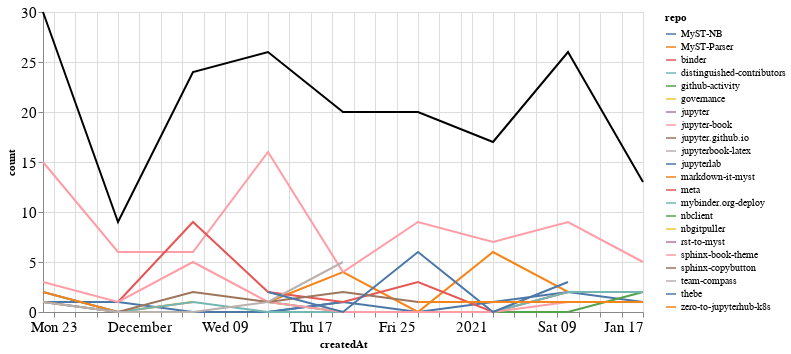

Notebook cell for this chart:
### Markdown cell above
### Comments

### Code cell
comments_time = comments.groupby('repo').resample('W', on='createdAt').count()['author'].reset_index()
comments_time = comments_time.rename(columns={'author': 'count'})
comments_time_total = comments_time.groupby('createdAt').agg({"count": "sum"}).reset_index()
ch1 = alt.Chart(comments_time, width=600).mark_line().encode(
    x='createdAt',
    y='count',
    color='repo',
    tooltip="repo"
)

ch2 = alt.Chart(comments_time_total, width=600).mark_line(color="black").encode(
    x='createdAt',
    y='count',
)

ch1 + ch2

### Figure 1 — Vega-Lite specification as saved in the notebook (floating-point values rounded to 4 significant figures)
{"config": {"axisLeft": {"labelFontSize": 15}, "axisBottom": {"labelFontSize": 15}}, "layer": [{"data": {"name": "data-5132cbc3c2c9699300dc70d87e6b32e1"}, "mark": "line", "encoding": {"color": {"type": "nominal", "field": "repo"}, "tooltip": {"type": "nominal", "field": "repo"}, "x": {"type": "temporal", "field": "createdAt"}, "y": {"type": "quantitative", "field": "count"}}, "width": 600}, {"data": {"name": "data-2f2c5db363c676d6ea760891cdd335d6"}, "mark": {"type": "line", "color": "black"}, "encoding": {"x": {"type": "temporal", "field": "createdAt"}, "y": {"type": "quantitative", "field": "count"}}, "width": 600}], "$schema": "https://vega.github.io/schema/vega-lite/v4.8.1.json", "datasets": {"data-5132cbc3c2c9699300dc70d87e6b32e1": [{"repo": "MyST-NB", "createdAt": "2020-11-22T00:00:00", "count": 2}, {"repo": "MyST-NB", "createdAt": "2020-11-29T00:00:00", "count": 0}, {"repo": "MyST-NB", "createdAt": "2020-12-06T00:00:00", "count": 0}, {"repo": "MyST-NB", "createdAt": "2020-12-13T00:00:00", "count": 0}, {"repo": "MyST-NB", "createdAt": "2020-12-20T00:00:00", "count": 1}, {"repo": "MyST-NB", "createdAt": "2020-12-27T00:00:00", "count": 0}, {"repo": "MyST-NB", "createdAt": "2021-01-03T00:00:00", "count": 1}, {"repo": "MyST-NB", "createdAt": "2021-01-10T00:00:00", "count": 2}, {"repo": "MyST-NB", "createdAt": "2021-01-17T00:00:00", "count": 1}, {"repo": "MyST-Parser", "createdAt": "2020-12-13T00:00:00", "count": 1}, {"repo": "MyST-Parser", "createdAt": "2020-12-20T00:00:00", "count": 4}, {"repo": "MyST-Parser", "createdAt": "2020-12-27T00:00:00", "count": 0}, {"repo": "MyST-Parser", "createdAt": "2021-01-03T00:00:00", "count": 6}, {"repo": "MyST-Parser", "createdAt": "2021-01-10T00:00:00", "count": 2}, {"repo": "MyST-Parser", "createdAt": "2021-01-17T00:00:00", "count": 2}, {"repo": "binder", "createdAt": "2020-11-22T00:00:00", "count": 1}, {"repo": "distinguished-contributors", "createdAt": "2020-12-20T00:00:00", "count": 1}, {"repo": "github-activity", "createdAt": "2020-12-13T00:00:00", "count": 1}, {"repo": "github-activity", "createdAt": "2020-12-20T00:00:00", "count": 0}, {"repo": "github-activity", "createdAt": "2020-12-27T00:00:00", "count": 0}, {"repo": "github-activity", "createdAt": "2021-01-03T00:00:00", "count": 0}, {"repo": "github-activity", "createdAt": "2021-01-10T00:00:00", "count": 0}, {"repo": "github-activity", "createdAt": "2021-01-17T00:00:00", "count": 2}, {"repo": "governance", "createdAt": "2020-11-22T00:00:00", "count": 1}, {"repo": "jupyter", "createdAt": "2020-12-20T00:00:00", "count": 1}, {"repo": "jupyter-book", "createdAt": "2020-11-22T00:00:00", "count": 15}, {"repo": "jupyter-book", "createdAt": "2020-11-29T00:00:00", "count": 6}, {"repo": "jupyter-book", "createdAt": "2020-12-06T00:00:00", "count": 6}, {"repo": "jupyter-book", "createdAt": "2020-12-13T00:00:00", "count": 16}, {"repo": "jupyter-book", "createdAt": "2020-12-20T00:00:00", "count": 4}, {"repo": "jupyter-book", "createdAt": "2020-12-27T00:00:00", "count": 9}, {"repo": "jupyter-book", "createdAt": "2021-01-03T00:00:00", "count": 7}, {"repo": "jupyter-book", "createdAt": "2021-01-10T00:00:00", "count": 9}, {"repo": "jupyter-book", "createdAt": "2021-01-17T00:00:00", "count": 5}, {"repo": "jupyter.github.io", "createdAt": "2021-01-10T00:00:00", "count": 2}, {"repo": "jupyterbook-latex", "createdAt": "2020-11-22T00:00:00", "count": 2}, {"repo": "jupyterlab", "createdAt": "2020-11-22T00:00:00", "count": 1}, {"repo": "jupyterlab", "createdAt": "2020-11-29T00:00:00", "count": 1}, {"repo": "jupyterlab", "createdAt": "2020-12-06T00:00:00", "count": 0}, {"repo": "jupyterlab", "createdAt": "2020-12-13T00:00:00", "count": 0}, {"repo": "jupyterlab", "createdAt": "2020-12-20T00:00:00", "count": 1}, {"repo": "markdown-it-myst", "createdAt": "2020-11-22T00:00:00", "count": 2}, {"repo": "markdown-it-myst", "createdAt": "2020-11-29T00:00:00", "count": 0}, {"repo": "markdown-it-myst", "createdAt": "2020-12-06T00:00:00", "count": 1}, {"repo": "meta", "createdAt": "2020-11-29T00:00:00", "count": 1}, {"repo": "meta", "createdAt": "2020-12-06T00:00:00", "count": 9}, {"repo": "meta", "createdAt": "2020-12-13T00:00:00", "count": 2}, {"repo": "meta", "createdAt": "2020-12-20T00:00:00", "count": 1}, {"repo": "meta", "createdAt": "2020-12-27T00:00:00", "count": 3}, {"repo": "meta", "createdAt": "2021-01-03T00:00:00", "count": 0}, {"repo": "meta", "createdAt": "2021-01-10T00:00:00", "count": 2}, {"repo": "mybinder.org-deploy", "createdAt": "2020-11-22T00:00:00", "count": 1}, {"repo": "mybinder.org-deploy", "createdAt": "2020-11-29T00:00:00", "count": 0}, {"repo": "mybinder.org-deploy", "createdAt": "2020-12-06T00:00:00", "count": 1}, {"repo": "mybinder.org-deploy", "createdAt": "2020-12-13T00:00:00", "count": 0}, {"repo": "mybinder.org-deploy", "createdAt": "2020-12-20T00:00:00", "count": 0}, {"repo": "mybinder.org-deploy", "createdAt": "2020-12-27T00:00:00", "count": 0}, {"repo": "mybinder.org-deploy", "createdAt": "2021-01-03T00:00:00", "count": 0}, {"repo": "mybinder.org-deploy", "createdAt": "2021-01-10T00:00:00", "count": 2}, {"repo": "mybinder.org-deploy", "createdAt": "2021-01-17T00:00:00", "count": 2}, {"repo": "nbclient", "createdAt": "2020-12-13T00:00:00", "count": 1}, {"repo": "nbgitpuller", "createdAt": "2021-01-10T00:00:00", "count": 2}, {"repo": "rst-to-myst", "createdAt": "2021-01-03T00:00:00", "count": 1}, {"repo": "sphinx-book-theme", "createdAt": "2020-11-22T00:00:00", "count": 3}, {"repo": "sphinx-book-theme", "createdAt": "2020-11-29T00:00:00", "count": 1}, {"repo": "sphinx-book-theme", "createdAt": "2020-12-06T00:00:00", "count": 5}, {"repo": "sphinx-book-theme", "createdAt": "2020-12-13T00:00:00", "count": 1}, {"repo": "sphinx-book-theme", "createdAt": "2020-12-20T00:00:00", "count": 0}, {"repo": "sphinx-book-theme", "createdAt": "2020-12-27T00:00:00", "count": 0}, {"repo": "sphinx-book-theme", "createdAt": "2021-01-03T00:00:00", "count": 0}, {"repo": "sphinx-book-theme", "createdAt": "2021-01-10T00:00:00", "count": 1}, {"repo": "sphinx-copybutton", "createdAt": "2020-11-22T00:00:00", "count": 1}, {"repo": "sphinx-copybutton", "createdAt": "2020-11-29T00:00:00", "count": 0}, {"repo": "sphinx-copybutton", "createdAt": "2020-12-06T00:00:00", "count": 2}, {"repo": "sphinx-copybutton", "createdAt": "2020-12-13T00:00:00", "count": 1}, {"repo": "sphinx-copybutton", "createdAt": "2020-12-20T00:00:00", "count": 2}, {"repo": "sphinx-copybutton", "createdAt": "2020-12-27T00:00:00", "count": 1}, {"repo": "sphinx-copybutton", "createdAt": "2021-01-03T00:00:00", "count": 1}, {"repo": "team-compass", "createdAt": "2020-11-22T00:00:00", "count": 1}, {"repo": "team-compass", "createdAt": "2020-11-29T00:00:00", "count": 0}, {"repo": "team-compass", "createdAt": "2020-12-06T00:00:00", "count": 0}, {"repo": "team-compass", "createdAt": "2020-12-13T00:00:00", "count": 1}, {"repo": "team-compass", "createdAt": "2020-12-20T00:00:00", "count": 5}, {"repo": "thebe", "createdAt": "2020-12-13T00:00:00", "count": 2}, {"repo": "thebe", "createdAt": "2020-12-20T00:00:00", "count": 0}, {"repo": "thebe", "createdAt": "2020-12-27T00:00:00", "count": 6}, {"repo": "thebe", "createdAt": "2021-01-03T00:00:00", "count": 0}, {"repo": "thebe", "createdAt": "2021-01-10T00:00:00", "count": 3}, {"repo": "zero-to-jupyterhub-k8s", "createdAt": "2020-12-27T00:00:00", "count": 1}, {"repo": "zero-to-jupyterhub-k8s", "createdAt": "2021-01-03T00:00:00", "count": 1}, {"repo": "zero-to-jupyterhub-k8s", "createdAt": "2021-01-10T00:00:00", "count": 1}, {"repo": "zero-to-jupyterhub-k8s", "createdAt": "2021-01-17T00:00:00", "count": 1}], "data-2f2c5db363c676d6ea760891cdd335d6": [{"createdAt": "2020-11-22T00:00:00", "count": 30}, {"createdAt": "2020-11-29T00:00:00", "count": 9}, {"createdAt": "2020-12-06T00:00:00", "count": 24}, {"createdAt": "2020-12-13T00:00:00", "count": 26}, {"createdAt": "2020-12-20T00:00:00", "count": 20}, {"createdAt": "2020-12-27T00:00:00", "count": 20}, {"createdAt": "2021-01-03T00:00:00", "count": 17}, {"createdAt": "2021-01-10T00:00:00", "count": 26}, {"createdAt": "2021-01-17T00:00:00", "count": 13}]}}
